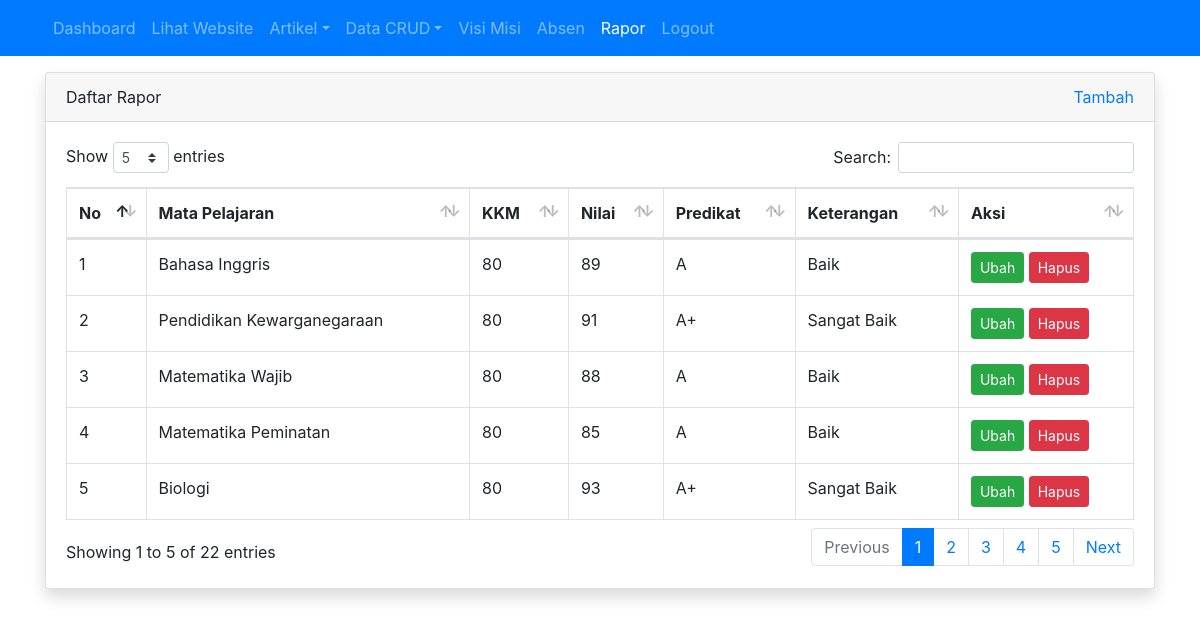
Page /admin/rapor_admin/index.php (signed in) on the committed database.
### tables this page shows
CREATE TABLE `rapor` (
  `id` int(11) NOT NULL,
  `mapel` varchar(50) NOT NULL,
  `kkm` int(5) NOT NULL,
  `nilai` int(5) NOT NULL,
  `predikat` varchar(5) NOT NULL,
  `ket` varchar(20) NOT NULL
);

### admin/rapor_admin/index.php (the view, shortened to what this page needs)
<?php
require_once '../../koneksi.php';
$query = mysqli_query($koneksi, "SELECT id, mapel, kkm, nilai, predikat, ket FROM rapor");
$no = 1;
?>
<!DOCTYPE html>
<html>
<head>
    <link rel="stylesheet" href="../../resources/datatables/datatables.min.css">
    <link rel="stylesheet" href="../../resources/css/bootstrap.min.css">
</head>
<body>
    <?php require_once '../navbar.php'; ?>
    <div class="container mt-3">
        <div class="row">
            <div class="col">
                <div class="card shadow">
                    <div class="card-header">
                        <div class="clearfix">
                            <div class="float-left">
                                Daftar Rapor
                            </div>
                            <div class="float-right">
                                <a href="tambah.php">Tambah</a>
                            </div>
                        </div>
                    </div>
                    <div class="card-body">
                        <table id="table_id" class="dataTable table table-bordered">
                            <thead>
                                <tr>
                                    <th>No</th>
                                    <th>Mata Pelajaran</th>
                                    <th>KKM</th>
                                    <th>Nilai</th>
                                    <th>Predikat</th>
                                    <th>Keterangan</th>
                                    <th>Aksi</th>
                                </tr>
                            </thead>
                            <tbody>
                                <?php while($row = mysqli_fetch_assoc($query)) : ?>
                                    <tr>
                                        <td><?= $no++ ?></td>
                                        <td><?= $row['mapel'] ?></td>
                                        <td><?= $row['kkm'] ?></td>
                                        <td><?= $row['nilai'] ?></td>
                                        <td><?= $row['predikat'] ?></td>
                                        <td><?= $row['ket'] ?></td>
                                        <td>
                                            <a href="ubah.php?id=<?= $row['id'] ?>" class="btn btn-success btn-sm">Ubah</a>
                                            <a href="hapus.php?id=<?= $row['id'] ?>" class="btn btn-danger btn-sm" onclick="return confirm('apakah anda yakin?')">Hapus</a>
                                        </td>
                                    </tr>
                                <?php endwhile; ?>
                            </tbody>
                        </table>
                    </div>
                </div>
            </div>
        </div>
    </div>
</body>
</html>

### rows in the picture
rapor: mapel "Bahasa Inggris", kkm "80", nilai "89", predikat "A", ket "Baik"
rapor: mapel "Pendidikan Kewarganegaraan", kkm "80", nilai "91", predikat "A+", ket "Sangat Baik"
rapor: mapel "Matematika Wajib", kkm "80", nilai "88", predikat "A", ket "Baik"
rapor: mapel "Matematika Peminatan", kkm "80", nilai "85", predikat "A", ket "Baik"
rapor: mapel "Biologi", kkm "80", nilai "93", predikat "A+", ket "Sangat Baik"
